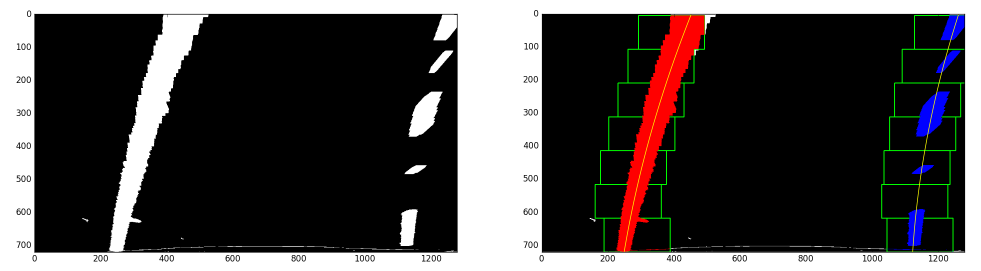
#> input picture img/sliding_windows.png, 1961 x 541 px, given as the content of the folder data/test_images, which was not available (shown at 1/2 size)
$ python main.py
#> lines starting #> are read from the running program, lines starting #| are printed output that depends on the picture; after the words box and inside, x2 and y2 are one past the last pixel; in counts of white or black regions, pixels touching at a corner belong together; pictures that were not available may be replaced by others from this repository, and a replacement may not be noted
### lane_detection.py
import numpy as np
import cv2
from Line import Line


# [25 lines left out: function region_of_interest, not called in this run]


def hough_lines_detection(img, rho, theta, threshold, min_line_len, max_line_gap):
    """
    `img` should be the output of a Canny transform.
    """
    lines = cv2.HoughLinesP(img, rho, theta, threshold, np.array([]), minLineLength=min_line_len,
                            maxLineGap=max_line_gap)
    return lines


# [11 lines left out: function weighted_img, not called in this run]


def compute_lane_from_candidates(line_candidates, img_shape):
    """
    Compute lines that approximate the position of both road lanes.

    :param line_candidates: lines from hough transform
    :param img_shape: shape of image to which hough transform was applied
    :return: lines that approximate left and right lane position
    """

    # separate candidate lines according to their slope
    pos_lines = [l for l in line_candidates if l.slope > 0]
    neg_lines = [l for l in line_candidates if l.slope < 0]

    # interpolate biases and slopes to compute equation of line that approximates left lane
    # median is employed to filter outliers
    neg_bias = np.median([l.bias for l in neg_lines]).astype(int)
    neg_slope = np.median([l.slope for l in neg_lines])
    x1, y1 = 0, neg_bias
    x2, y2 = -np.int32(np.round(neg_bias / neg_slope)), 0
    left_lane = Line(x1, y1, x2, y2)

    # interpolate biases and slopes to compute equation of line that approximates right lane
    # median is employed to filter outliers
    lane_right_bias = np.median([l.bias for l in pos_lines]).astype(int)
    lane_right_slope = np.median([l.slope for l in pos_lines])
    x1, y1 = 0, lane_right_bias
    x2, y2 = np.int32(np.round((img_shape[0] - lane_right_bias) / lane_right_slope)), img_shape[0]
    right_lane = Line(x1, y1, x2, y2)

    return left_lane, right_lane


def get_lane_lines(color_image, solid_lines=True):
    """
    This function take as input a color road frame and tries to infer the lane lines in the image.
    :param color_image: input frame
    :param solid_lines: if True, only selected lane lines are returned. If False, all candidate lines are returned.
    :return: list of (candidate) lane lines.
    """
    # resize to 960 x 540
    color_image = cv2.resize(color_image, (960, 540))

    # convert to grayscale
    img_gray = cv2.cvtColor(color_image, cv2.COLOR_BGR2GRAY)

    # perform gaussian blur
    img_blur = cv2.GaussianBlur(img_gray, (17, 17), 0)

    # perform edge detection
    img_edge = cv2.Canny(img_blur, threshold1=50, threshold2=80)

    # perform hough transform
    detected_lines = hough_lines_detection(img=img_edge,
                                           rho=2,
                                           theta=np.pi / 180,
                                           threshold=1,
                                           min_line_len=15,
                                           max_line_gap=5)

    # convert (x1, y1, x2, y2) tuples into Lines
    detected_lines = [Line(l[0][0], l[0][1], l[0][2], l[0][3]) for l in detected_lines]

    # if 'solid_lines' infer the two lane lines
    if solid_lines:
        candidate_lines = []
        for line in detected_lines:
                # consider only lines with slope between 30 and 60 degrees
                if 0.5 <= np.abs(line.slope) <= 2:
                    candidate_lines.append(line)
        # interpolate lines candidates to find both lanes
        lane_lines = compute_lane_from_candidates(candidate_lines, img_gray.shape)
    else:
        # if not solid_lines, just return the hough transform output
        lane_lines = detected_lines

    return lane_lines


def smoothen_over_time(lane_lines):
    """
    Smooth the lane line inference over a window of frames and returns the average lines.
    """

    avg_line_lt = np.zeros((len(lane_lines), 4))
    avg_line_rt = np.zeros((len(lane_lines), 4))

    for t in range(0, len(lane_lines)):
        avg_line_lt[t] += lane_lines[t][0].get_coords()
        avg_line_rt[t] += lane_lines[t][1].get_coords()

    return Line(*np.mean(avg_line_lt, axis=0)), Line(*np.mean(avg_line_rt, axis=0))


def color_frame_pipeline(frames, solid_lines=True, temporal_smoothing=True):
    """
    Entry point for lane detection pipeline. Takes as input a list of frames (RGB) and returns an image (RGB)
    with overlaid the inferred road lanes. Eventually, len(frames)==1 in the case of a single image.
    """
#> called with solid_lines = True, temporal_smoothing = True
    is_videoclip = len(frames) > 0
#> is_videoclip = True

    img_h, img_w = frames[0].shape[0], frames[0].shape[1]
#> img_h = 541; img_w = 1961

    lane_lines = []
    for t in range(0, len(frames)):
        inferred_lanes = get_lane_lines(color_image=frames[t], solid_lines=solid_lines)
        lane_lines.append(inferred_lanes)
#> this loop made 1 pass
#> pass 1, in get_lane_lines, `color_image = cv2.resize(color_image, (960, 540))`:
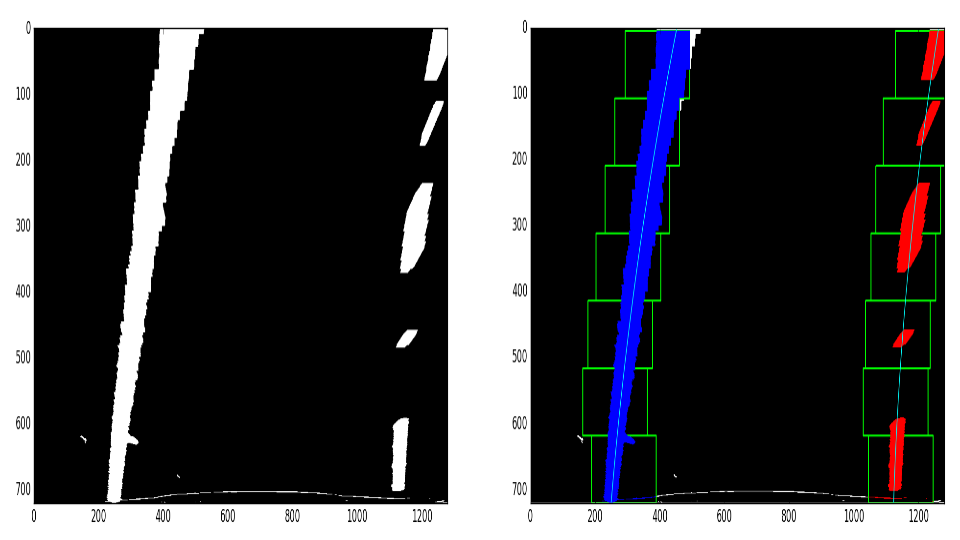
#> color_image: shape (540, 960, 3); mean of channels 0, 1, 2 74.4, 70.2, 70.3; drawn as B, G, R
#> pass 1, in get_lane_lines, `img_gray = cv2.cvtColor(color_image, cv2.COLOR_BGR2GRAY)`:
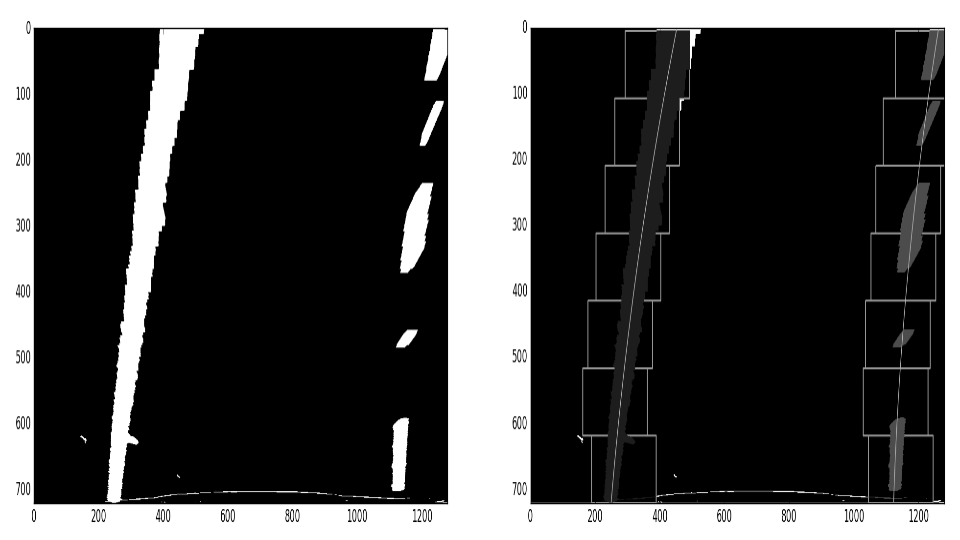
#> img_gray: shape (540, 960); min 0, max 255, mean 70.7
#> pass 1, in get_lane_lines, `img_blur = cv2.GaussianBlur(img_gray, (17, 17), 0)`:
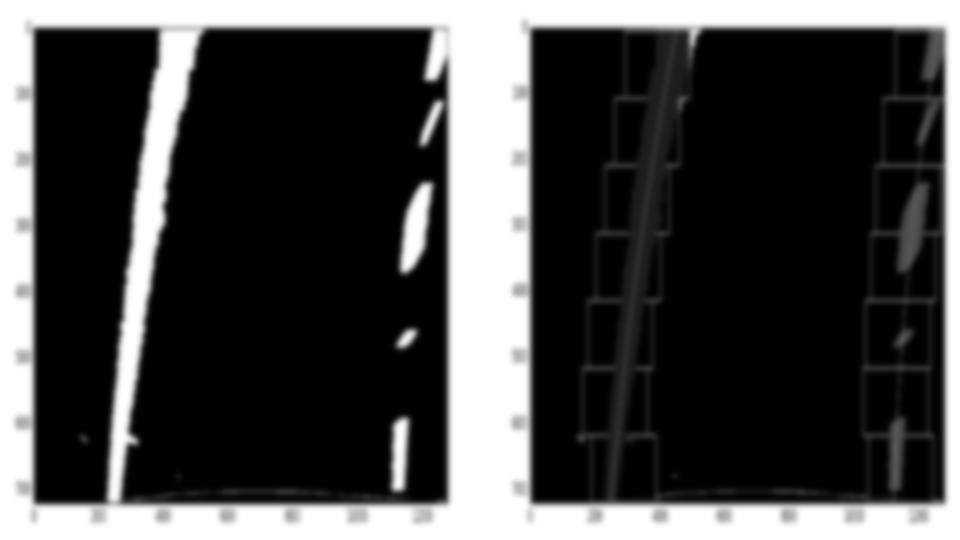
#> img_blur: shape (540, 960); min 0, max 255, mean 70.7
#> pass 1, in get_lane_lines, `img_edge = cv2.Canny(img_blur, threshold1=50, threshold2=80)`:
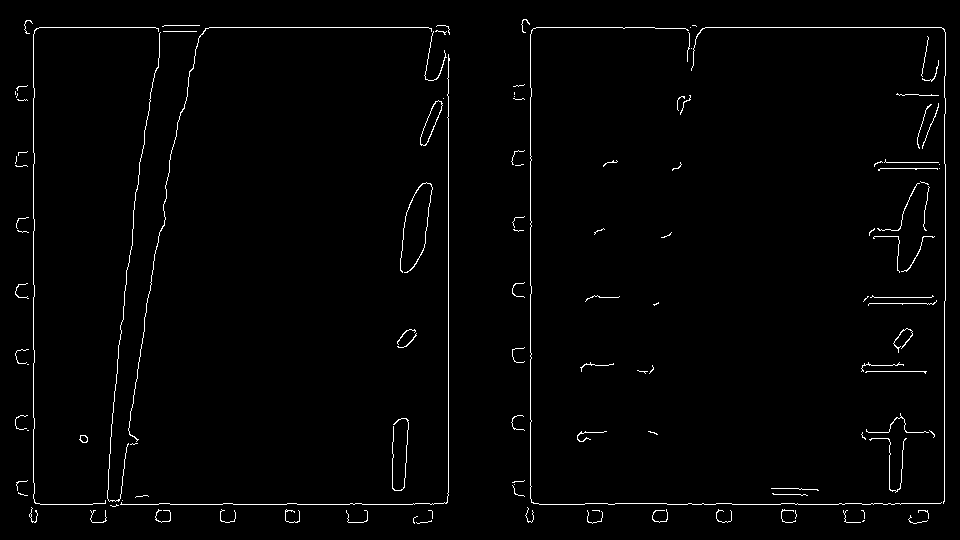
#> img_edge: shape (540, 960); 1.6% white in thin lines or dots
#> after the loop, lane_lines = 1 item

    if temporal_smoothing and solid_lines:
        lane_lines = smoothen_over_time(lane_lines)
#> in smoothen_over_time, `avg_line_lt = np.zeros((len(lane_lines), 4))`: avg_line_lt = [[0, 0, 0, 0]]
#> the loop in smoothen_over_time, `for t in range(0, len(lane_lines)):` made 1 pass
#> after the loop in smoothen_over_time, `for t in range(0, len(lane_lines)):`: avg_line_lt = [[0, -9.22e+18, -2.15e+09, 0]]; avg_line_rt = [[0, -9.22e+18, -2.15e+09, 540]]
    else:
        lane_lines = lane_lines[0]

    # prepare empty mask on which lines are drawn
    line_img = np.zeros(shape=(img_h, img_w))

    # draw lanes found
    for lane in lane_lines:
        lane.draw(line_img)
#> this loop made 1 pass
#> line_img: shape (541, 1961) float64; every value is 0

    # keep only region of interest by masking
    vertices = np.array([[(50, img_h),
                          (450, 310),
                          (490, 310),
                          (img_w - 50, img_h)]],
                        dtype=np.int32)
    img_masked, _ = region_of_interest(line_img, vertices)

    # make blend on color image
    img_color = frames[-1] if is_videoclip else frames[0]
    img_blend = weighted_img(img_masked, img_color, α=0.8, β=1., λ=0.)

    return img_blend

### Line.py
import numpy as np
import cv2


class Line:
    """
    A Line is defined from two points (x1, y1) and (x2, y2) as follows:
    y - y1 = (y2 - y1) / (x2 - x1) * (x - x1)
    Each line has its own slope and intercept (bias).
    """
    def __init__(self, x1, y1, x2, y2):

        self.x1 = np.float32(x1)
        self.y1 = np.float32(y1)
        self.x2 = np.float32(x2)
        self.y2 = np.float32(y2)

        self.slope = self.compute_slope()
        self.bias = self.compute_bias()

    def compute_slope(self):
        return (self.y2 - self.y1) / (self.x2 - self.x1 + np.finfo(float).eps)

    def compute_bias(self):
        return self.y1 - self.slope * self.x1

    def get_coords(self):
        return np.array([self.x1, self.y1, self.x2, self.y2])

    # [5 lines left out: function set_coords, not called in this run]

    def draw(self, img, color=[255, 0, 0], thickness=10):
#> (the run stopped early here; a loop or call above may not have finished)

$ run again, on img/sliding_windows_before.png
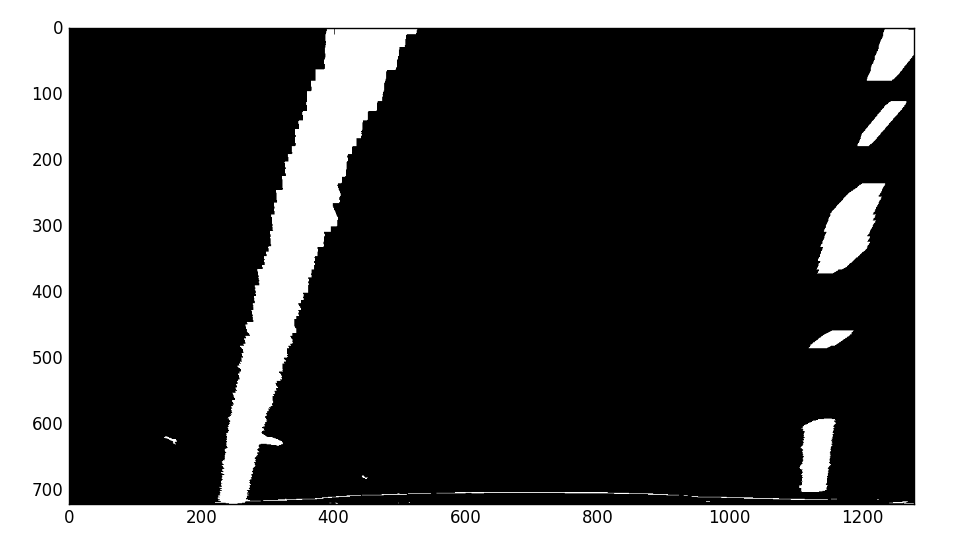
#> input picture img/sliding_windows_before.png, 960 x 540 px, given as the content of the folder data/test_images, which was not available
#> in_image is the input picture: shape (540, 960, 3); min 0, max 255, mean 72.1
#> is_videoclip = True
#> the loop in color_frame_pipeline, `for t in range(0, len(frames)):` made 1 pass
#> pass 1, in get_lane_lines, `img_edge = cv2.Canny(img_blur, threshold1=50, threshold2=80)`:
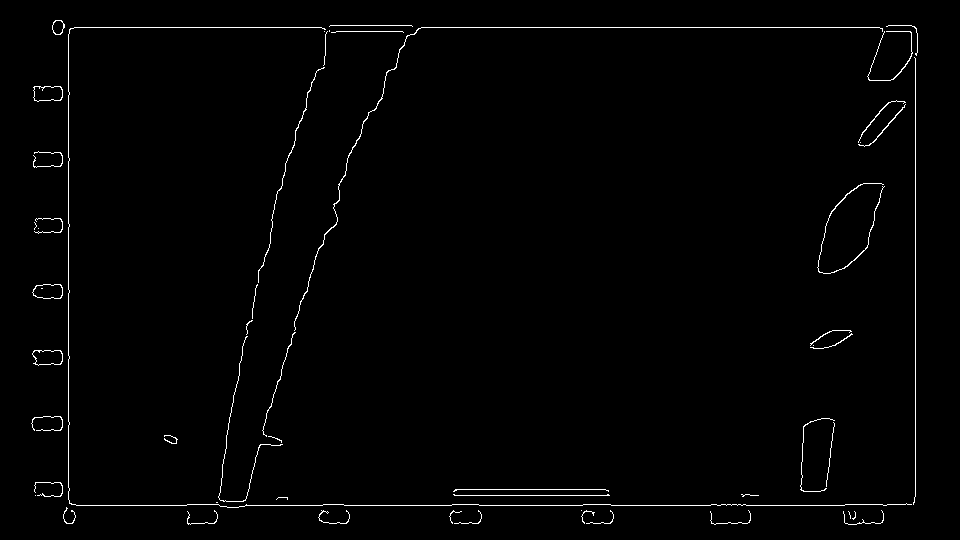
#> img_edge: shape (540, 960); 1.2% white in thin lines or dots, all inside (x1, y1, x2, y2) = (31, 20, 918, 525)
#> after the loop in color_frame_pipeline, `for t in range(0, len(frames)):`: lane_lines = 1 item
#> in smoothen_over_time, `avg_line_lt = np.zeros((len(lane_lines), 4))`: avg_line_lt = [[0, 0, 0, 0]]
#> the loop in smoothen_over_time, `for t in range(0, len(lane_lines)):` made 1 pass
#> after the loop in smoothen_over_time, `for t in range(0, len(lane_lines)):`: avg_line_lt = [[0, 1348, 778, 0]]; avg_line_rt = [[0, -9.22e+18, -2.15e+09, 540]]
#> the loop in color_frame_pipeline, `for lane in lane_lines:` made 2 passes
#> after the loop in color_frame_pipeline, `for lane in lane_lines:`:
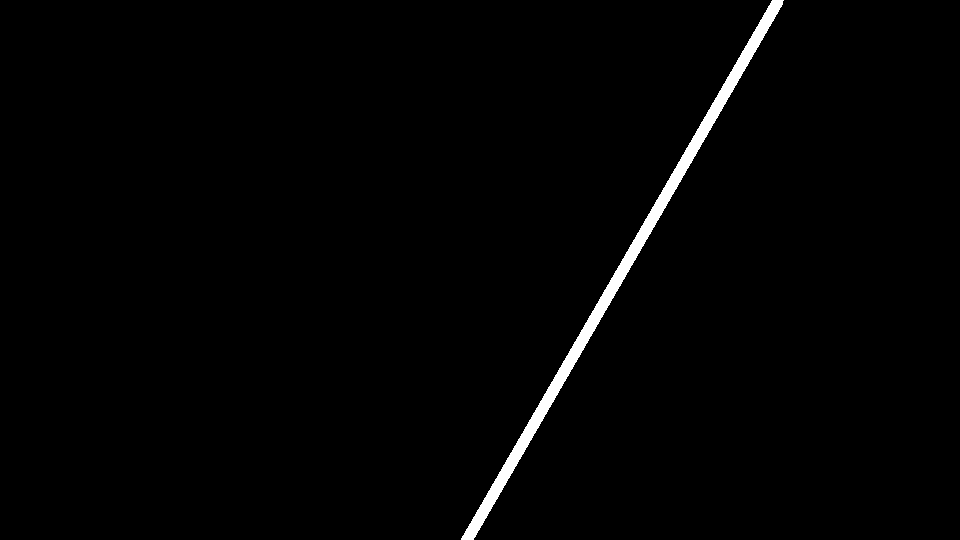
#> line_img: shape (540, 960) float64; 1.4% white; 1 white region, box (x1, y1, x2, y2) and area: (461, 0, 784, 540) 7085
